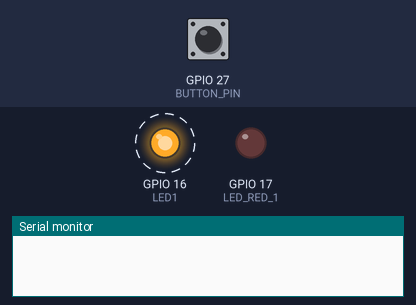
A program run on a simulated ESP32. Shown: output pins drawn as LEDs (lit = HIGH), the last lines printed to the serial monitor. Dashed ring = blinking. The test bench sets the inputs (shaded band); at power-on: GPIO 27 (BUTTON_PIN) HIGH.

Above: at 0.7 s.
1.3 s: GPIO 27 (BUTTON_PIN) pulled LOW for 0.15 s
At 2.2 s:
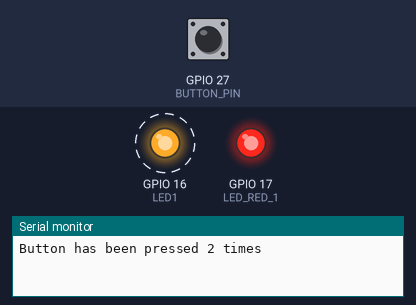
4.4 s: GPIO 27 (BUTTON_PIN) pulled LOW for 3.2 s
At 5.8 s:
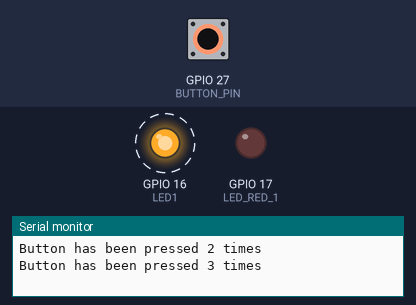
9.1 s: GPIO 27 (BUTTON_PIN) pulled LOW for 1 s
At 10.0 s:
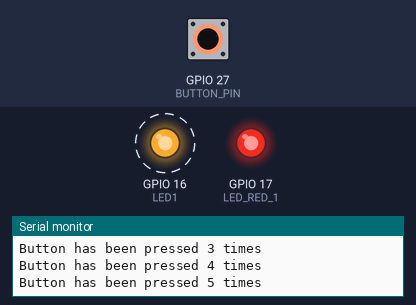
Timing chart, 0 to 18.2 s (numbered marks = the images above; inputs shaded):
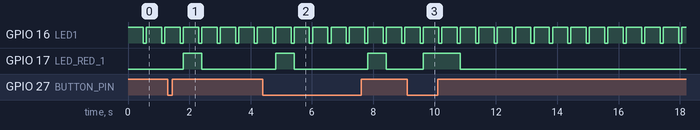

Measured:
- after the input at 1.3 s, GPIO 17 (LED_RED_1): LOW → HIGH after 0.51 s, → LOW 0.60 s later
- after the input at 4.4 s, GPIO 17 (LED_RED_1): alternates HIGH for 0.60 s and LOW for 2.4 s, starting after 0.42 s
- after the input at 9.1 s, GPIO 17 (LED_RED_1): LOW → HIGH after 0.53 s, → LOW 1.2 s later
- by itself, GPIO 16 (LED1): alternates HIGH for 0.50 s and LOW for 0.10 s

The program:

main.cpp
```cpp
#include "utilities.h"

int currentState;

struct Button
{
  const uint8_t PIN;
  uint32_t numberKeyPresses;
  bool pressed;
};

Button button1 = {27, 0, false};

void IRAM_ATTR isr()
{
  button1.numberKeyPresses++;
  button1.pressed = true;
}
void setup()
{
  Serial.begin(115200);
  pinMode(LED1, OUTPUT);
  pinMode(LED_RED_1, OUTPUT);
  pinMode(BUTTON_PIN, INPUT_PULLUP);

  pinMode(button1.PIN, INPUT_PULLUP);
  attachInterrupt(button1.PIN, isr, CHANGE);
}
void loop()
{
  /*******************************************
   *  Utilisation du delay classique
   *
  digitalWrite(LED1, HIGH);
  delay(500);
  digitalWrite(LED1, LOW);
  delay(500);
  ********************************************/

  /*******************************************
   *  Utilisation du delay classique
   *******************************************/
  digitalWrite(LED1, HIGH);
  delay_bis(500);
  digitalWrite(LED1, LOW);
  delay_bis(100);

  // button_events(BUTTON_PIN);

  digitalWrite(LED_RED_1, LOW);

  if (button1.pressed)
  {
    Serial.printf("Button has been pressed %u times\n", button1.numberKeyPresses);
    button1.pressed = false;

    digitalWrite(LED_RED_1, HIGH);
  }
}
```

utilities.cpp
```cpp
#include "utilities.h"

void delay_bis(int del)
{
    unsigned long prev_millis = millis();
    unsigned long current_millis = prev_millis;
    while (current_millis - prev_millis <= del)
    {
        current_millis = millis();
    }
}

void button_events(int pin)
{
    Serial.println("Handling button events :");
    int button_state = digitalRead(pin);

    Serial.println(button_state);

}
```

utilities.h
```cpp
#ifndef _UTILITIES_H
#define _UTILITIES_H

#include "Arduino.h"

// REdefine variable to const
#define LED1 16
#define LED_RED_1 17
#define BUTTON_PIN 27


/*************************************************
 * Custom Delay function to replace the native one
 *
 */

void delay_bis(int del);

/*************************************************
 * Function to handle button events
 *
 */

void button_events(int pin);


#endif
```
